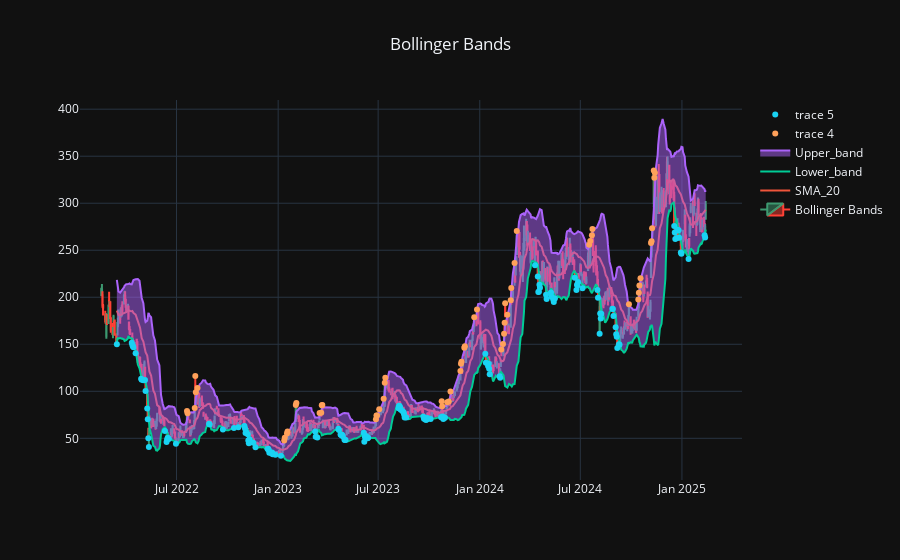

Notebook cell for this chart:
### Code cell
df_bb = strategy.calc_bollinger_bands(df)
strategy.show_bollinger_bands(df_bb)

### Figure 1 — Plotly figure (JSON) as saved in the notebook; plotly's stock layout.template omitted (floating-point values rounded to 4 significant figures; data arrays with more than 128 entries replaced by an {"elided": "..."} marker saying what was removed)
{"data": [{"close": {"elided": "753 float values"}, "high": {"elided": "753 float values"}, "low": {"elided": "753 float values"}, "name": "Bollinger Bands", "open": {"elided": "753 float values"}, "type": "candlestick", "x": {"elided": "753 str values"}}, {"name": "SMA_20", "type": "scatter", "x": {"elided": "753 str values"}, "y": {"elided": "753 float values"}}, {"name": "Lower_band", "type": "scatter", "x": {"elided": "753 str values"}, "y": {"elided": "753 float values"}}, {"fill": "tonexty", "name": "Upper_band", "type": "scatter", "x": {"elided": "753 str values"}, "y": {"elided": "753 float values"}}, {"mode": "markers", "type": "scatter", "x": ["2022-07-20", "2022-07-21", "2022-08-03", "2022-08-04", "2022-08-05", "2022-08-08", "2023-01-12", "2023-01-13", "2023-01-17", "2023-01-18", "2023-02-02", "2023-02-03", "2023-03-17", "2023-03-20", "2023-03-21", "2023-03-22", "2023-06-27", "2023-06-28", "2023-06-29", "2023-07-03", "2023-07-11", "2023-07-13", "2023-07-14", "2023-10-24", "2023-10-25", "2023-11-03", "2023-11-06", "2023-11-09", "2023-11-27", "2023-11-28", "2023-11-29", "2023-12-04", "2023-12-05", "2023-12-22", "2023-12-27", "2024-02-09", "2024-02-12", "2024-02-14", "2024-02-15", "2024-02-16", "2024-02-20", "2024-02-26", "2024-02-27", "2024-03-04", "2024-03-08", "2024-07-17", "2024-07-19", "2024-07-22", "2024-07-23", "2024-09-27", "2024-10-14", "2024-10-15", "2024-10-16", "2024-10-18", "2024-11-06", "2024-11-07", "2024-11-08", "2024-11-11", "2024-11-12", "2024-11-13"], "y": [79, 76.62, 82.25, 116.3, 98.87, 103.5, 47.65, 50.63, 54.98, 57.33, 85.54, 87.63, 76.8, 77.06, 85.05, 85.38, 70.37, 74.31, 74.18, 80.85, 92.15, 109.2, 114.4, 89.4, 84.09, 88.34, 89.27, 99.82, 121.5, 129.3, 131.4, 146.3, 147.9, 178.7, 187.0, 144.6, 150.4, 161.1, 172.8, 193.6, 181.3, 196.9, 209.9, 236.5, 270.5, 255.9, 259.8, 266, 272.5, 192.4, 197.7, 204.9, 212.4, 220.3, 257.7, 259.7, 273.5, 334.9, 327, 332.4]}, {"mode": "markers", "type": "scatter", "x": {"elided": "144 str values"}, "y": {"elided": "144 float values"}}], "layout": {"title": {"text": "Bollinger Bands", "x": 0.5, "xanchor": "center"}, "xaxis": {"rangeslider": {"visible": false}}}}
